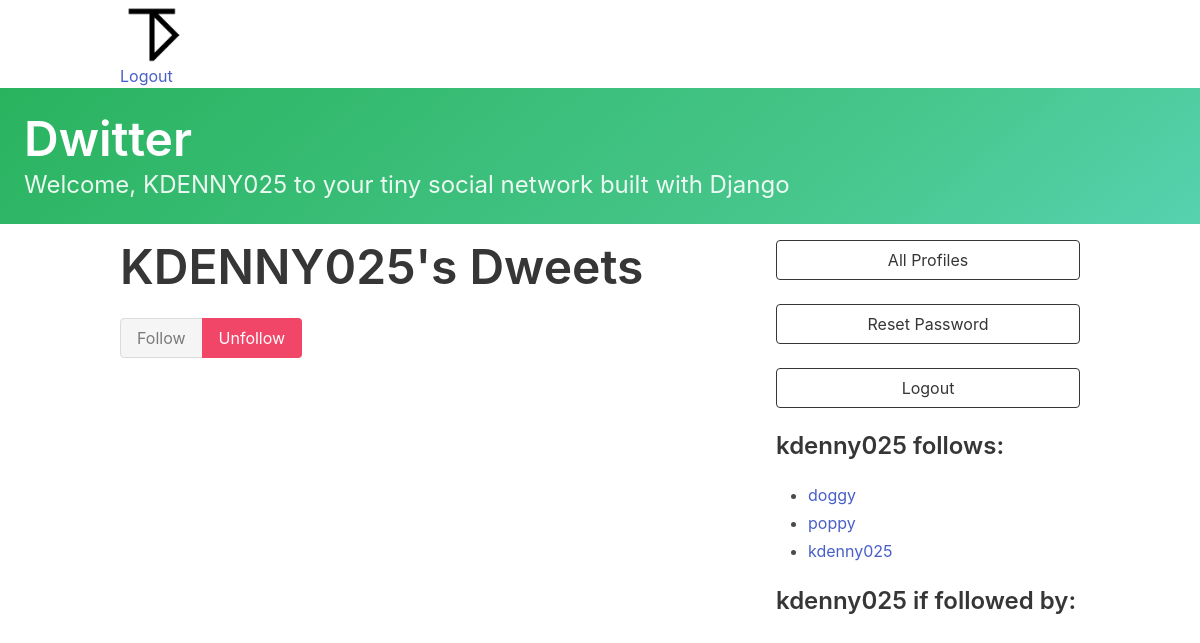
Before: /profile/3 (signed in) with the older database file.
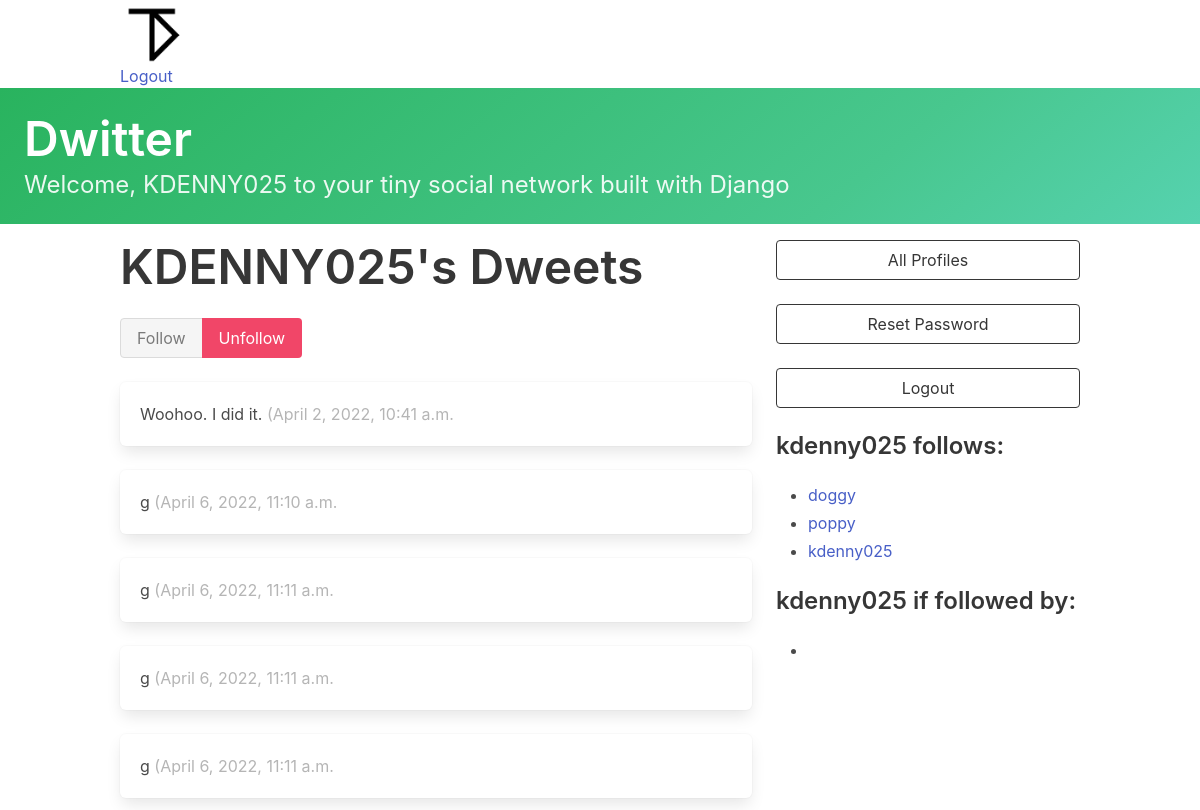
After: the same page with the newer database file.
### dwitter/models.py (models this page shows, shortened)
class Profile(models.Model):
    user = models.OneToOneField(User, on_delete=models.CASCADE)
    follows = models.ManyToManyField(
        "self",
        related_name="followed_by",
        symmetrical=False,
        blank=True
    )
    def __str__(self):
        return self.user.username

class Dweet(models.Model):
    user = models.ForeignKey(
        User, related_name="dweets", on_delete=models.DO_NOTHING
    )
    body = models.CharField(max_length=140)
    created_at = models.DateTimeField(auto_now_add=True)

### dwitter/views.py (the view, shortened to what this page needs)
# urls.py: path('profile/<int:pk>', profile, name="profile"),
def profile(request, pk):
    if not hasattr(request.user, 'profile'):
        missing_profile = Profile(user=request.user)
        missing_profile.save()
    profile = Profile.objects.get(pk=pk)
    return render(request, "dwitter/profile.html", {"profile": profile})

### dwitter/templates/dwitter/profile.html (shortened to what this page needs)
{%  extends 'base.html' %}
{% block content %}
<div class="column">
        <div class="block">
            <h1 class="title is-1">
                {{ profile.user.username|upper }}'s Dweets
            </h1>
        <form method="post">
            <div class="buttons has-addons">
                {% if profile in user.profile.follows.all %}
                    <button class="button is-success is-static">Follow</button>
                    <button class="button is-danger" name="follow" value="unfollow">
                        Unfollow
                    </button>
                {% else %}
                    <button class="button is-success" name="follow" value="follow">
                        Follow
                    </button>
                    <button class="button is-danger is-static">Unfollow</button>
                {% endif %}
            </div>
        </form>
        </div>
    <div class="content">
    {% for dweet in profile.user.dweets.all %}
        <div class="box">
            {{ dweet.body }}
            <span class="is-small has-text-grey-light">
                ({{ dweet.created_at }}
            </span>
        </div>
    {% endfor %}
    </div>
</div>
<div class="column is-one-third">
    <div class="block">
        <a href="{% url 'dwitter:profile_list' %}">
            <button class="button is-dark is-outlined is-fullwidth">
                All Profiles
            </button>
        </a>
    </div>
    <div class="block">
        <a href="{% url 'dwitter:password_change'  %} ">
            <button class="button is-dark is-outlined is-fullwidth">
                Reset Password
            </button>
        </a>
    </div>
    <div class="block">
        <a href="{% url 'dwitter:logout'  %} ">
            <button class="button is-dark is-outlined is-fullwidth">
                Logout
            </button>
        </a>
    </div>
    <div class="block">
        <h3 class="title is-4">
            {{ profile.user.username }} follows:
        </h3>
        <div class="content">
            <ul>
            {% for following in profile.follows.all %}
                <li>
                    <a href="{% url 'dwitter:profile' following.id %}">
                        {{ following }}
                    </a>
                </li>
            {% endfor %}
            </ul>
        </div>
    </div>
    <div class="block">
        <h3 class="title is-4">
            {{ profile.user.username }} if followed by:
        </h3>
        <div class="content">
            <ul>
                {% for followers in profile.followed_by.all %}
                    <li>
                    </li>
                {% endfor %}
            </ul>
        </div>
    </div>
</div>
{% endblock content %}

Changed rows visible on the page:
added Dweet: body "Woohoo. I did it.", created_at "April 2, 2022, 10:41 a.m."
added Dweet: body "g", created_at "April 6, 2022, 11:10 a.m."
added Dweet: body "g", created_at "April 6, 2022, 11:11 a.m."
added Dweet: body "g", created_at "April 6, 2022, 11:11 a.m."
added Dweet: body "g", created_at "April 6, 2022, 11:11 a.m."
